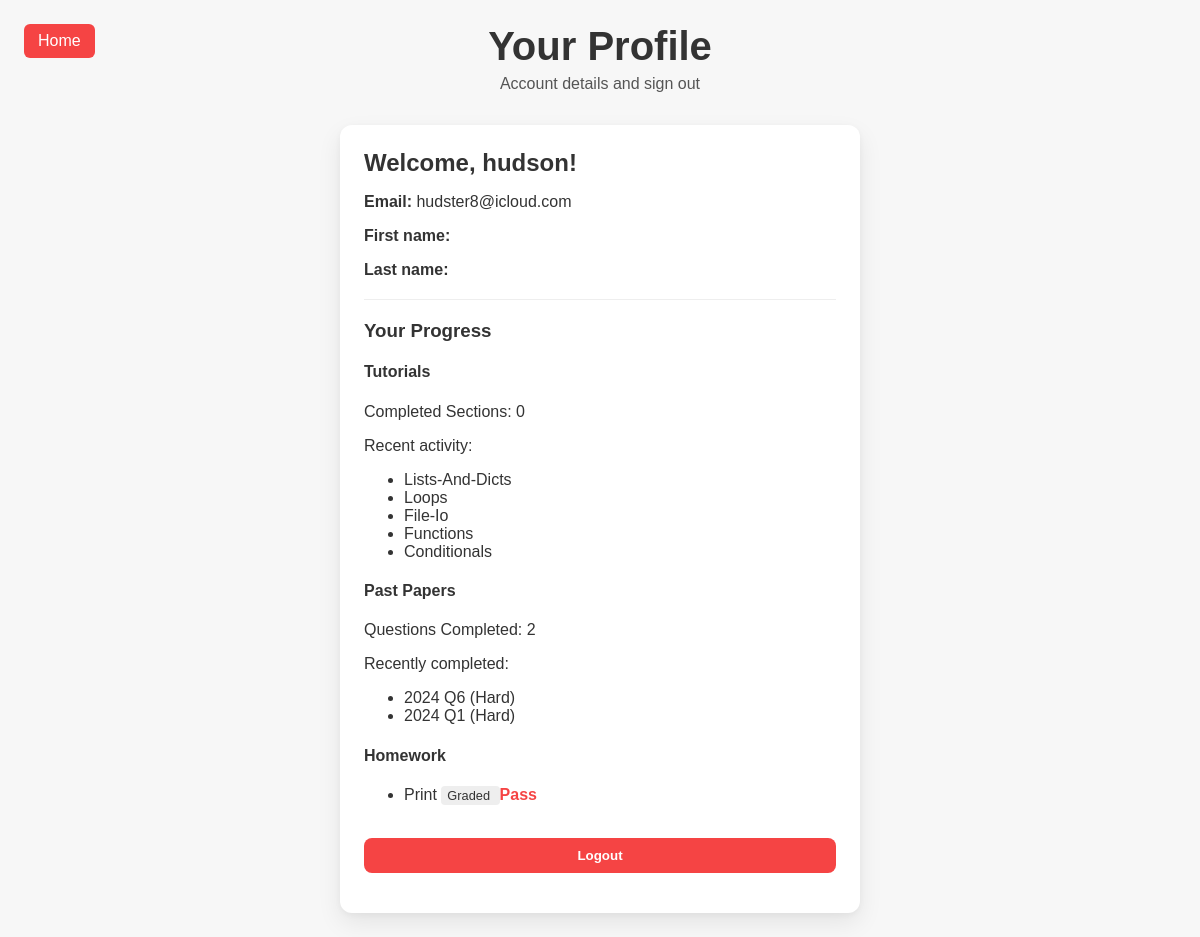
/accounts/profile/ (signed in), run on an earlier commit of the app's database.
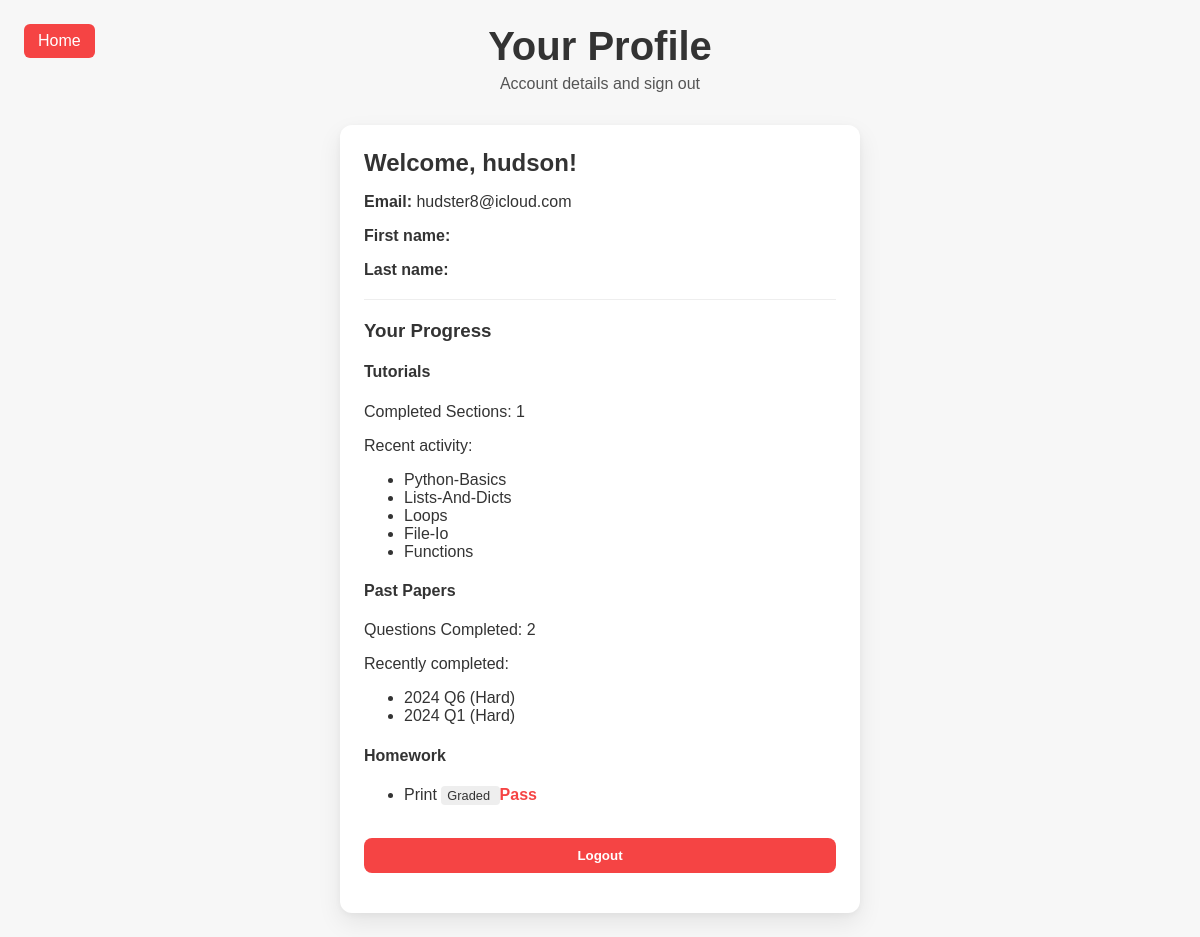
And on a later commit of the database.
### tutorial/models.py (models this page shows, shortened)
class TutorialProgress(models.Model):
	user = models.ForeignKey(settings.AUTH_USER_MODEL, on_delete=models.CASCADE, related_name="tutorial_progress")
	section_slug = models.SlugField(max_length=100, db_index=True)
	completed_example = models.BooleanField(default=False)
	completed_question = models.BooleanField(default=False)
	updated_at = models.DateTimeField(auto_now=True)
	class Meta:
		unique_together = ("user", "section_slug")

### pastpapers/models.py (models this page shows, shortened)
class QuestionCompletion(models.Model):
	user = models.ForeignKey("auth.User", on_delete=models.CASCADE, related_name="question_completions")
	question = models.ForeignKey(Question, on_delete=models.CASCADE, related_name="completions")
	completed = models.BooleanField(default=False)
	updated_at = models.DateTimeField(auto_now=True)
	class Meta:
		unique_together = ("user", "question")

class Question(models.Model):
	class Difficulty(models.TextChoices):
		EASY = "easy", "Easy"
		MEDIUM = "medium", "Medium"
		HARD = "hard", "Hard"
	year = models.PositiveIntegerField()
	question_number = models.CharField(max_length=10)
	difficulty = models.CharField(
		max_length=10,
		choices=Difficulty.choices,
		default=Difficulty.MEDIUM,
		help_text="Relative difficulty of the question",
	)
	image = models.ImageField(upload_to="pastpapers/questions/%Y/%m/%d/", null=True, blank=True)
	image_2 = models.ImageField(
		upload_to="pastpapers/questions/%Y/%m/%d/",
		null=True,
		blank=True,
		verbose_name="Second Image (Optional)"
	)
	answer_text = models.TextField(blank=True)
	starter_code = models.TextField(blank=True, default="# Write your code here")
	created_at = models.DateTimeField(auto_now_add=True)
	updated_at = models.DateTimeField(auto_now=True)
	class Meta:
		constraints = [
			models.UniqueConstraint(
				fields=["year", "question_number"], name="uq_year_question_number"
			)
		]
		ordering = ["-year", "question_number"]
	def __str__(self) -> str:
		return f"{self.year} Q{self.question_number} ({self.get_difficulty_display()})"

### homework/models.py (models this page shows, shortened)
class Submission(models.Model):
    STATUS_CHOICES = [
        ('draft', 'In Progress'),
        ('submitted', 'Submitted'),
        ('graded', 'Graded'),
    ]
    assignment = models.ForeignKey(Assignment, on_delete=models.CASCADE, related_name="submissions")
    student = models.ForeignKey(User, on_delete=models.CASCADE, related_name="homework_submissions")
    code = models.TextField(blank=True)
    status = models.CharField(max_length=20, choices=STATUS_CHOICES, default='draft')
    grade = models.CharField(max_length=10, blank=True, help_text="e.g. A, 7/10, Pass")
    feedback = models.TextField(blank=True)
    submitted_at = models.DateTimeField(auto_now=True)
    manual_review_requested = models.BooleanField(default=False, help_text="Student requested teacher review despite test failures")
    class Meta:
        unique_together = ('assignment', 'student')

class Assignment(models.Model):
    group = models.ForeignKey(Group, on_delete=models.CASCADE, related_name="assignments")
    source_template = models.ForeignKey(HomeworkTemplate, on_delete=models.SET_NULL, null=True, blank=True, help_text="Select a template to auto-fill fields")
    title = models.CharField(max_length=200)
    description = models.TextField()
    starter_code = models.TextField(default="# Write your code here", blank=True)
    due_date = models.DateTimeField(null=True, blank=True)
    created_at = models.DateTimeField(auto_now_add=True)

### accounts/views.py (the view)
# urls.py: path('profile/', views.profile, name='profile'),
@login_required
def profile(request):
    questions_completed = QuestionCompletion.objects.filter(user=request.user, completed=True)
    questions_count = questions_completed.count()
    submissions = Submission.objects.filter(student=request.user).order_by('-submitted_at')
    tutorials = TutorialProgress.objects.filter(user=request.user)
    tutorials_completed_count = tutorials.filter(completed_example=True, completed_question=True).count()
    context = {
        'user': request.user,
        'questions_count': questions_count,
        'recent_questions': questions_completed.order_by('-updated_at')[:5],
        'submissions': submissions,
        'tutorials_completed_count': tutorials_completed_count,
        'recent_tutorials': tutorials.order_by('-updated_at')[:5],
    }
    return render(request, 'accounts/profile.html', context)

### accounts/templates/accounts/profile.html (shortened to what this page needs)
{% load static %}
<link rel="stylesheet" href="{% static 'accounts/auth.css' %}">
<header class="header">
    <h1 class="title">Your Profile</h1>
    <p class="subtitle">Account details and sign out</p>
    <a class="homebutton" href = "{% url 'home' %}">Home</a>
</header>
<main class="main">
    <section class="panel">
        {% if user.is_authenticated %}
                <h2>Welcome, {{ user.username }}!</h2>
                <div class="user-details">
                    <p><strong>Email:</strong> {{ user.email }}</p>
                    <p><strong>First name:</strong> {{ user.first_name }}</p>
                    <p><strong>Last name:</strong> {{ user.last_name }}</p>
                </div>
                <hr style="margin: 20px 0; border: 0; border-top: 1px solid #eee;">
                <h3>Your Progress</h3>
                <div class="progress-section">
                    <h4>Tutorials</h4>
                    <p>Completed Sections: {{ tutorials_completed_count }}</p>
                    {% if recent_tutorials %}
                        <p class="small-text">Recent activity:</p>
                        <ul>
                            {% for t in recent_tutorials %}
                                <li>{{ t.section_slug|title }}</li>
                            {% endfor %}
                        </ul>
                    {% endif %}
                </div>
                <div class="progress-section">
                    <h4>Past Papers</h4>
                    <p>Questions Completed: {{ questions_count }}</p>
                    {% if recent_questions %}
                        <p class="small-text">Recently completed:</p>
                        <ul>
                            {% for c in recent_questions %}
                                <li>{{ c.question }}</li>
                            {% endfor %}
                        </ul>
                    {% endif %}
                </div>
                <div class="progress-section">
                    <h4>Homework</h4>
                    {% if submissions %}
                        <ul>
                            {% for s in submissions %}
                                <li>
                                    {{ s.assignment.title }}
                                    <span class="status-badge" style="background:#eee; padding:2px 6px; border-radius:4px; font-size:0.8em">
                                        {{ s.get_status_display }}
                                    </span>
                                    {% if s.grade %}
                                        <span style="font-weight:bold; color: var(--primary);">{{ s.grade }}</span>
                                    {% endif %}
                                </li>
                            {% endfor %}
                        </ul>
                    {% else %}
                        <p>No recent submissions.</p>
                    {% endif %}
                </div>
                <br>
                <form action="{% url 'logout' %}" method="post">
                        <button type="submit">Logout</button>
                </form>
        {% else %}
                <p>You are not logged in.</p>
                <a class="signup-link" href="{% url 'login' %}">Login</a>
        {% endif %}
    </section>
</main>

What changed in the data, as far as the page shows it:
no longer on this page (row unchanged): TutorialProgress: section_slug "Conditionals"
now on this page (row edited): TutorialProgress: section_slug "Python-Basics"
Also different on the page:
{{ tutorials_completed_count }}: "0" → "1"
